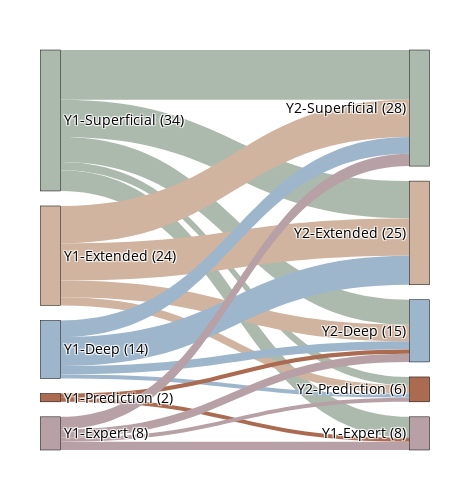

Source (notebook cell):
### Code cell
# # Define the layout of the diagram
layout = dict(font=dict(size=14),
              width=470,
              height=500,
              margin=dict(l=50, r=50, b=50, t=50),
              paper_bgcolor="white",plot_bgcolor="white")



# Create the Sankey diagram
fig = go.Figure(data=[go.Sankey(arrangement = 'snap', node=nodes1, link=links1)], layout=layout)
fig.update_traces(textfont=dict(color='black'))
fig.write_image('outputs/sankey/ArgumentLevel.png', scale = 10)
# Show the diagram
fig.show()

### Figure 1 — Plotly figure (JSON) as saved in the notebook; plotly's stock layout.template omitted (floating-point values rounded to 4 significant figures)
{"data": [{"arrangement": "snap", "link": {"color": ["#ACBAAD", "#ACBAAD", "#ACBAAD", "#ACBAAD", "#ACBAAD", "#D0B49F", "#D0B49F", "#D0B49F", "#D0B49F", "#D0B49F", "#9DB6CC", "#9DB6CC", "#9DB6CC", "#9DB6CC", "#9DB6CC", "#ab6b51", "#ab6b51", "#ab6b51", "#ab6b51", "#ab6b51", "#B7A1A6", "#B7A1A6", "#B7A1A6", "#B7A1A6", "#B7A1A6"], "source": [0, 0, 0, 0, 0, 1, 1, 1, 1, 1, 2, 2, 2, 2, 2, 3, 3, 3, 3, 3, 4, 4, 4, 4, 4], "target": [5, 6, 7, 8, 9, 5, 6, 7, 8, 9, 5, 6, 7, 8, 9, 5, 6, 7, 8, 9, 5, 6, 7, 8, 9], "value": [12, 9, 6, 2, 5, 9, 9, 4, 2, 0, 4, 7, 2, 1, 0, 0, 0, 1, 0, 1, 3, 0, 2, 1, 2]}, "node": {"color": ["#ACBAAD", "#D0B49F", "#9DB6CC", "#ab6b51", "#B7A1A6", "#ACBAAD", "#D0B49F", "#9DB6CC", "#ab6b51", "#B7A1A6"], "label": ["Y1-Superficial (34)", "Y1-Extended (24)", "Y1-Deep (14)", "Y1-Prediction (2)", "Y1-Expert (8)", "Y2-Superficial (28)", "Y2-Extended (25)", "Y2-Deep (15)", "Y2-Prediction (6)", "Y1-Expert (8)"], "line": {"color": "black", "width": 0.5}, "pad": 15, "thickness": 20, "x": [0.001, 0.001, 0.001, 0.001, 0.001, 0.999, 0.999, 0.999, 0.999, 0.999], "y": [0.001, 0.2632, 0.5614, 0.6667, 0.7368, 0.001, 0.2632, 0.4561, 0.7544, 0.8772]}, "textfont": {"color": "black"}, "type": "sankey"}], "layout": {"font": {"size": 14}, "height": 500, "margin": {"b": 50, "l": 50, "r": 50, "t": 50}, "paper_bgcolor": "white", "plot_bgcolor": "white", "width": 470}}
